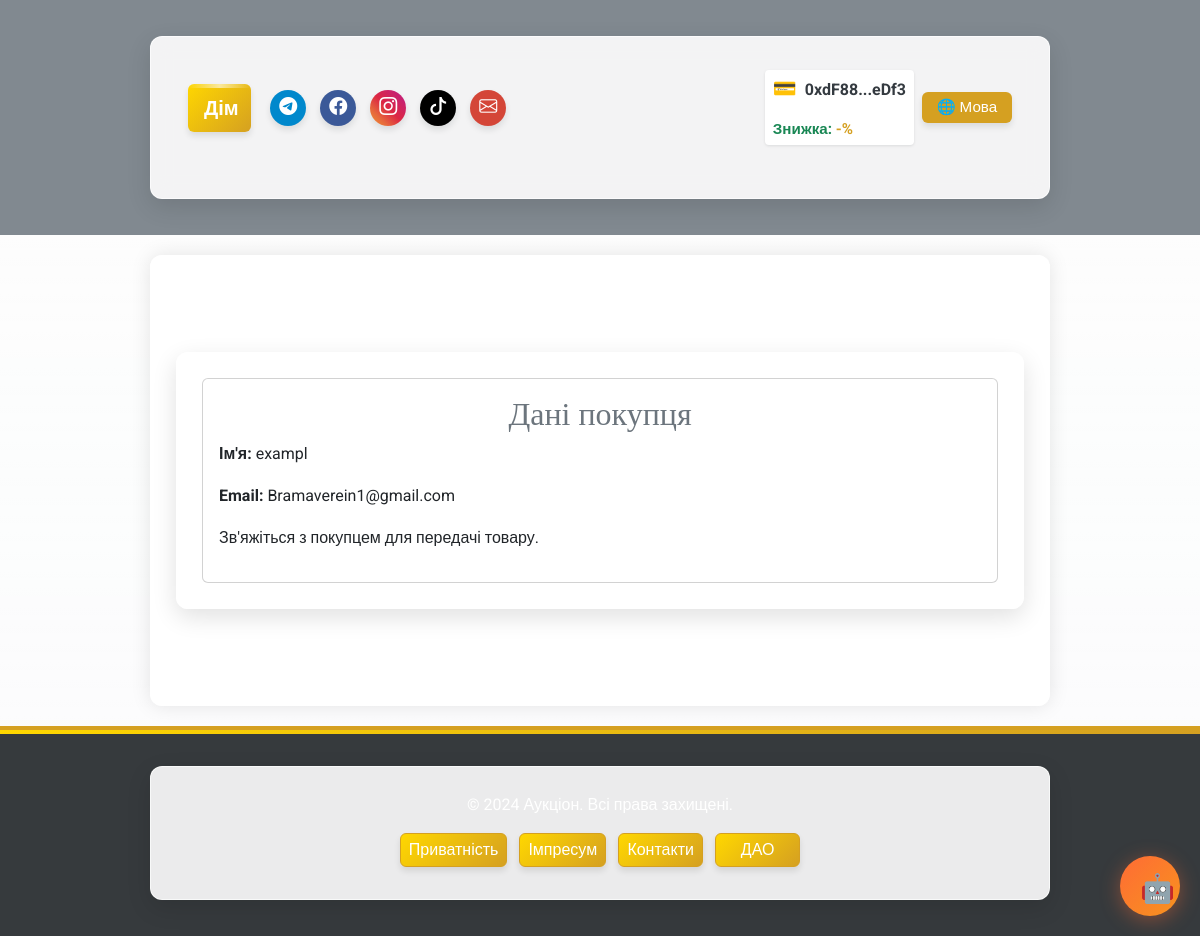
/auction/contact_details/44 (signed in), run on the app's committed database.
### app/models/user.py (models this page shows, shortened)
class User(UserMixin, db.Model):
    __tablename__ = 'users'
    id = db.Column(db.Integer, primary_key=True)
    username = db.Column(db.String(80), nullable=False, unique=True)
    email = db.Column(db.String(120), nullable=False, unique=True)
    password_hash = db.Column(db.String(128), nullable=False)
    balance = db.Column(db.Float, default=0.0)
    platform_balance = db.Column(db.Float, default=0.0)  # Баланс платформи
    user_type = db.Column(db.String(10), nullable=False)  # "buyer", "seller", "admin"
    is_admin = db.Column(db.Boolean, default=False)  # Поле для адміністратора
    wallet_address = db.Column(db.String(42), nullable=True)  # Адреса криптогаманця
    verification_document = db.Column(db.String(255))
    is_verified = db.Column(Boolean, default=False)
    company_name = db.Column(db.String(255))
    tax_id = db.Column(db.String(64))
    language = db.Column(db.String(5), default='ua')  # 'ua', 'en', 'de'    # Зв'язки
    auctions_created = db.relationship('Auction', foreign_keys='Auction.seller_id', backref='seller', lazy=True)
    auctions_won = db.relationship('Auction', foreign_keys='Auction.winner_id', backref='winner', lazy=True)
    auction_participations = db.relationship('AuctionParticipant', back_populates='user', lazy=True)

### app/routes/auction_routes.py (the view, shortened to what this page needs)
@auction_bp.route('/contact_details/<int:auction_id>', methods=['GET'])
@login_required
def auction_contact_details(auction_id):
    lang = session.get('lang', 'ua')
    auction = Auction.query.get(auction_id)
    if not auction:
        flash(get_message('auction_not_found', lang), 'error')
        return redirect(url_for('main.index'))
    if not auction.winner_id or auction.is_active:
        flash(get_message('auction_not_closed', lang), 'error')
        return redirect(url_for('main.index'))
    if current_user.id == auction.seller_id:
        buyer = User.query.get(auction.winner_id)
        if lang == 'en':
            return render_template('users/buyer_contact_en.html', buyer=buyer, lang=lang, ui_text=ui_text)
        elif lang == 'de':
            return render_template('users/buyer_contact_de.html', buyer=buyer, lang=lang, ui_text=ui_text)
        return render_template('users/buyer_contact.html', buyer=buyer, lang=lang, ui_text=ui_text)

### app/utils/i18n_ui.py (called while the page is built)
def ui_text(key, lang):
    return ui_translations.get(key, {}).get(lang, ui_translations.get(key, {}).get('ua', key))

### app/templates/users/buyer_contact.html (shortened to what this page needs)
{% extends "base.html" %}
{% block content %}
<div class="container my-5">
    <div class="card">
        <div class="card-body">
            <h2 class="card-title text-secondary">Дані покупця</h2>
            <p><strong>Ім'я:</strong> {{ buyer.username }}</p>
            <p><strong>Email:</strong> {{ buyer.email }}</p>
            <p>Зв'яжіться з покупцем для передачі товару.</p>
        </div>
    </div>
</div>
{% endblock %}

### app/templates/base.html (shortened to what this page needs)
<!DOCTYPE html>
<html lang="{{ lang if lang else 'uk' }}">
<head>
    <link href="https://cdn.jsdelivr.net/npm/bootstrap@5.3.0/dist/css/bootstrap.min.css" rel="stylesheet">
    <link rel="stylesheet" href="https://cdn.jsdelivr.net/npm/bootstrap-icons@1.11.1/font/bootstrap-icons.css">
    <link rel="stylesheet" href="{{ url_for('static', filename='css/custom.css') }}?v={{ range(1, 100000) | random }}">
</head>
<body class="bg-light text-dark" style="font-family: 'Roboto', sans-serif;">
    <div class="video-background">
    </div>
    <header class="bg-secondary text-white py-3" style="background-color: rgba(108, 117, 125, 0.85) !important;">
        <div class="container">
            <nav class="navbar navbar-expand-lg navbar-dark">                <div class="container-fluid">                    <a class="navbar-brand fw-bold home-button" href="/">{{ ui_text('home', lang) }}</a>
                    <div class="d-flex align-items-center w-100 justify-content-between header-content">
                        <div class="d-flex gap-2 align-items-center header-social">
                            <a href="https://t.me/your_channel" class="social-button telegram-color" title="{{ ui_text('telegram', lang) }}"
                                target="_blank">
                                <i class="bi bi-telegram"></i>
                            </a>
                            <a href="https://facebook.com/your_page" class="social-button facebook-color" title="{{ ui_text('facebook', lang) }}"
                                target="_blank">
                                <i class="bi bi-facebook"></i>
                            </a>
                            <a href="https://instagram.com/your_page" class="social-button instagram-color" title="{{ ui_text('instagram', lang) }}"
                                target="_blank">
                                <i class="bi bi-instagram"></i>
                            </a>
                            <a href="https://tiktok.com/@your_page" class="social-button tiktok-color" title="{{ ui_text('tiktok', lang) }}"
                                target="_blank">
                                <i class="bi bi-tiktok"></i>
                            </a>
                            <a href="mailto:info@yourdomain.com" class="social-button email-color" title="{{ ui_text('email', lang) }}">
                                <i class="bi bi-envelope"></i>
                            </a>
                        </div>
                        <div class="d-flex align-items-center ms-3 header-controls">
                            {% if current_user.is_authenticated %}
                            {% if current_user.wallet_address %}
                            <div class="wallet-widget">                                <div class="wallet-address-container">
                                    <span class="wallet-icon">&#128179;</span>
                                    <span id="wallet-address-short" title="{{ ui_text('copy_address', lang) }}" data-full-address="{{ current_user.wallet_address }}" class="text-truncate-item">
                                        {{ current_user.wallet_address[:6] }}...{{ current_user.wallet_address[-4:] }}
                                    </span>
                                </div>                                {% if user_discount is not none %}
                                <div class="small text-success fw-bold mt-1 wallet-discount text-truncate-item">
                                    {{ ui_text('token_discount', lang) }}: <span style="color:#d5a021;">-{{ user_discount }}%</span>
                                </div>
                                {% endif %}
                            </div>                            {% else %}                            <button onclick="connectWallet()" class="btn btn-outline-warning btn-sm ms-2 wallet-connect-btn text-truncate-item">
                                {{ ui_text('connect_wallet', lang) }}&nbsp;&#128179;
                            </button>
                            {% endif %}
                            {% endif %}
                                                        <div class="ms-2 language-switcher">
                                <div class="dropdown">
                                    <button class="btn btn-outline-light btn-sm py-1 px-2 dropdown-toggle text-truncate-item" type="button"
                                        id="langDropdown" data-bs-toggle="dropdown" aria-expanded="false">
                                        🌐 {{ ui_text('language', lang) }}
                                    </button>
                                </div>
                            </div>
                        </div>
                    </div>
                </div>
            </nav>
        </div>    </header>    <main class="container py-5" style="background-color: rgba(255, 255, 255, 0.85); border-radius: 12px; box-shadow: 0 0 20px rgba(0, 0, 0, 0.1);">
        {% block content %}{% endblock %}
    </main>    <footer class="bg-dark text-white py-3 mt-auto" style="background-color: rgba(33, 37, 41, 0.9) !important;">        <div class="container text-center">
            <p class="mb-2">&copy; 2024 {{ ui_text('app_name', lang) }}. {{ ui_text('rights_reserved', lang) }}</p>            <div class="d-flex justify-content-center gap-2 flex-wrap footer-buttons">
                <a href="{{ url_for('main.privacy') }}" class="btn btn-outline-warning btn-sm footer-btn text-truncate-item">{{ ui_text('privacy_policy', lang) }}</a>
                <a href="{{ url_for('main.impressum') }}" class="btn btn-outline-warning btn-sm footer-btn text-truncate-item">{{ ui_text('impressum', lang) }}</a>
                <a href="{{ url_for('main.contacts') }}" class="btn btn-outline-warning btn-sm footer-btn text-truncate-item">{{ ui_text('contacts', lang) }}</a>
                <a href="{{ url_for('dao.index') }}" class="btn btn-outline-warning btn-sm footer-btn text-truncate-item">{{ ui_text('dao', lang) }}</a>
            </div>
        </div>
    </footer>
</body>
</html>

### app/templates/base.html (style rules this page uses)
.text-truncate-item { white-space: nowrap; overflow: hidden; text-overflow: ellipsis; max-width: 100%; }
.video-background { position: fixed; top: 0; left: 0; width: 100%; height: 100%; z-index: -2; overflow: hidden; }
.wallet-widget { display: flex; align-items: center; background-color: white; padding: 0.25rem 0.5rem; border-radius: 0.25rem; box-shadow: 0 1px 3px rgba(0, 0, 0, 0.1); gap: 8px; flex-direction: column; align-items: flex-start; max-width: 100%; }
.wallet-address-container { display: flex; align-items: center; gap: 8px; max-width: 100%; overflow: hidden; }
.wallet-icon { font-size: 1.2em; color: #28a745; }
#wallet-address-short { text-overflow: ellipsis; overflow: hidden; white-space: nowrap; cursor: pointer; font-weight: bold; color: #343a40; }
.wallet-discount { font-size: 0.95em; max-width: 100%; }
.language-switcher button { font-size: 0.95em; min-width: 90px; }
.footer-btn { min-width: 85px; text-overflow: ellipsis; overflow: hidden; white-space: nowrap; padding: 4px 8px; margin: 2px; }

### data on the page
User: wallet_address "0xdF88", wallet_address "eDf3"
User: username "exampl", email "Bramaverein1@gmail.com"

### other printed values
{{ ui_text('home', lang) }} "Дім"
{{ ui_text('token_discount', lang) }} "Знижка"
{{ ui_text('language', lang) }} "Мова"
{{ ui_text('app_name', lang) }} "Аукціон"
{{ ui_text('rights_reserved', lang) }} "Всі права захищені."
{{ ui_text('privacy_policy', lang) }} "Приватність"
{{ ui_text('impressum', lang) }} "Імпресум"
{{ ui_text('contacts', lang) }} "Контакти"
{{ ui_text('dao', lang) }} "ДАО"
